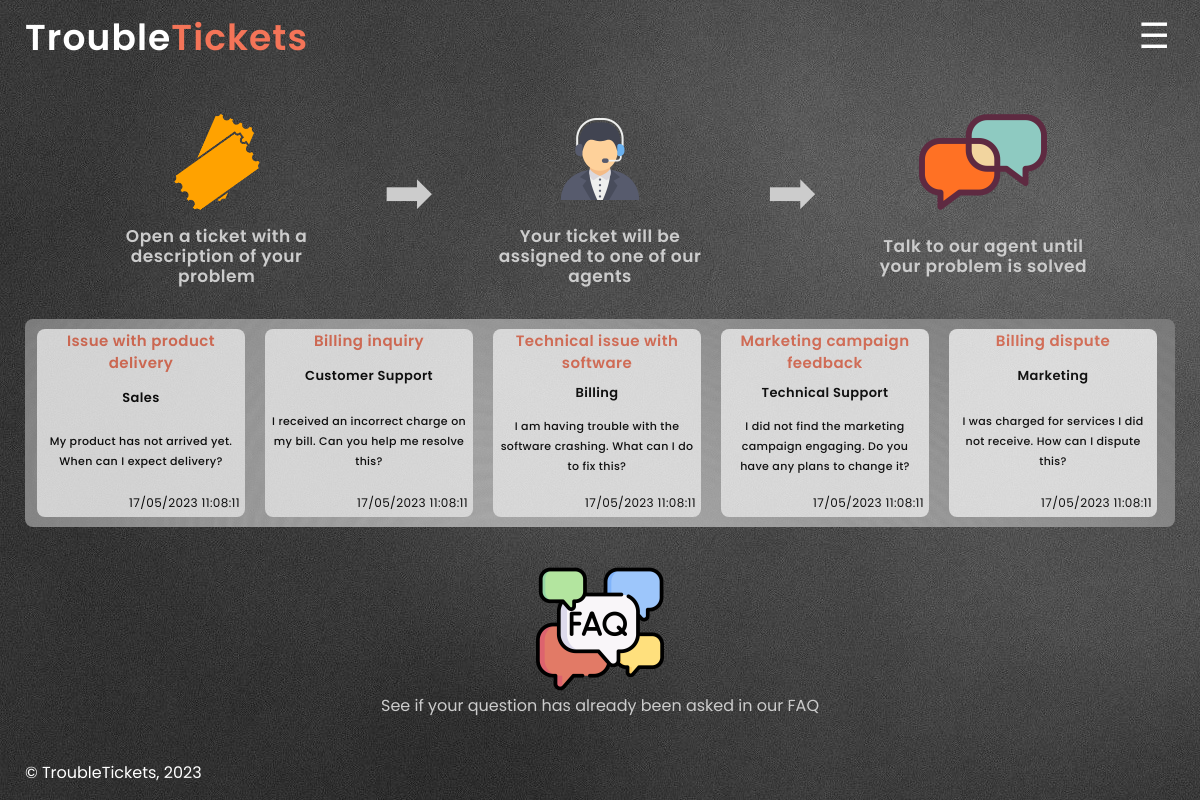
The page /pages/index.php on the database its author committed.
### tables this page shows
CREATE TABLE TICKETS (
ticket_id INTEGER PRIMARY KEY AUTOINCREMENT,
agent_id INTEGER,
client_id INTEGER NOT NULL,
department_id INTEGER NOT NULL,
status VARCHAR(255) CHECK( status IN ('Open','Closed','Not Assigned') ) NOT NULL,
title VARCHAR(255) NOT NULL,
FOREIGN KEY(department_id) REFERENCES DEPARTMENTS(department_id),
FOREIGN KEY(client_id) REFERENCES CLIENTS(client_id),
FOREIGN KEY(agent_id) REFERENCES AGENTS(agent_id)
);

CREATE TABLE DEPARTMENTS (
department_id INTEGER PRIMARY KEY AUTOINCREMENT,
department_name VARCHAR(255) NOT NULL
);

CREATE TABLE MESSAGES (
message_id INTEGER PRIMARY KEY AUTOINCREMENT,
ticket_id INTEGER NOT NULL,
message_content VARCHAR(255) NOT NULL,
date_created TIMESTAMP DEFAULT CURRENT_TIMESTAMP NOT NULL,
client_id INTEGER NOT NULL,
FOREIGN KEY(ticket_id) REFERENCES TICKETS(ticket_id),
FOREIGN KEY(client_id) REFERENCES CLIENTS(client_id)
);

### pages/index.php (called while the page is built, shortened)
<?php declare(strict_types=1);
require_once(__DIR__ . '/../templates/normal.php');
require_once(__DIR__ . '/../templates/main_template.php');
$session = new Session();
output_header($session);
output_main_page($session);
output_footer();
?>

### database/ticket.class.php (called while the page is built, shortened)
<?php
class Ticket
{
    public function __construct(int $id, ?int $agent_id, int $client_id, int $department_id, string $status, string $title)
    {
        $this->id = $id;
        $this->department_id = $department_id;
        $this->title = $title;
    }
    static function getTickets(PDO $db, int $count): array
    {
        $stmt = $db->prepare('SELECT ticket_id, agent_id, client_id, department_id, status, title FROM TICKETS LIMIT ?');
        $stmt->execute(array($count));
        $tickets = array();
        while ($ticket = $stmt->fetch()) {
            $tickets[] = new Ticket(
                $ticket['ticket_id'],
                $ticket['agent_id'] ?? null,
                $ticket['client_id'],
                $ticket['department_id'],
                $ticket['status'],
                $ticket['title']
            );
        }
        return $tickets;
    }
}

### database/department.class.php (called while the page is built, shortened)
<?php
class Department
{
    public function __construct(int $id, string $name)
    {
        $this->name = (string) $name;
    }
    static function getDepartmentById(PDO $db, int $id): ?Department
    {
        $stmt = $db->prepare('SELECT department_id, department_name FROM DEPARTMENTS WHERE department_id = ?');
        $stmt->execute(array($id));
        $department = $stmt->fetch();
        if ($department) {
            return new Department(
                intval($department['department_id']),
                $department['department_name']
            );
        } else {
            return null;
        }
    }
}
?>

### database/messages.class.php (called while the page is built, shortened)
<?php
class Message
{
    public function __construct(int $id, int $ticket_id, int $client_id, string $message, DateTime $date_created)
    {
        $this->ticket_id = $ticket_id;
        $this->message = $message;
        $this->date_created = $date_created;
    }
    static function getMessages(PDO $db, int $count): array
    {
        $stmt = $db->prepare(
            'SELECT message_id, ticket_id, client_id, message_content, date_created FROM MESSAGES LIMIT ?'
        );
        $stmt->execute(array($count));
        $messages = array();
        while ($message = $stmt->fetch()) {
            $messages[] = new Message(
                $message['message_id'],
                $message['ticket_id'],
                $message['client_id'],
                $message['message_content'],
                new DateTime($message['date_created']),
            );
        }
        return $messages;
    }
}
?>

### templates/main_template.php (the view, shortened to what this page needs)
<?php
function output_main_page(Session $session)
{ ?>
    <?php
    require_once(__DIR__ . '/../database/connection.db.php');
    require_once(__DIR__ . '/../database/ticket.class.php');
    require_once(__DIR__ . '/../database/messages.class.php');
    require_once(__DIR__ . '/../database/department.class.php');
    $db = getDataBaseConnection();
    $recentTickets = Ticket::getTickets($db, 10);
    $messages = Message::getMessages($db, 10);
    $message_to_use = new Message(0, 0, 0, '0', new DateTime());
    ?>
    <section id='main-page' class='main-page'>
        <div class='steps'>
            <div class='step'>
                <a href='/pages/newTicket.php'>
                    <img src='/images/ticket.png' alt='ticket image'></a>
                <p>Open a ticket with a description of your problem</p>
            </div>
            <span class='arrow'></span>
            <div class='step'>
                <img src='/images/agent.png' alt='assigned image'>
                <p>Your ticket will be assigned to one of our agents</p>
            </div>
            <span class='arrow'></span>
            <div class='step'>
                <img src='/images/chat.png' alt='chat image'>
                <p>Talk to our agent until your problem is solved</p>
            </div>
        </div>
        <div class='tickets-container'>
            <div class="tickets">
                <?php
                foreach ($recentTickets as $ticket) { ?>
                    <a href="../pages/message.php?id=<?= urlencode(strval($ticket->id)) ?>" class='ticket'>
                        <h4><?php echo $ticket->title
                            ?> </h4>
                        <h5><?php echo Department::getDepartmentById($db, $ticket->department_id)->name; ?></h5>
                        <?php foreach ($messages as $message) {
                            if ($message->ticket_id == $ticket->id) { ?>
                                <p> <?php echo substr($message->message, 0, 200);
                                    $message_to_use = $message; ?></p>
                        <?php break;
                            }
                        } ?>
                        <h6><?php echo  $message_to_use->date_created->format('d/m/Y H:i:s') ?></h6>
                    </a>
                <?php } ?>
            </div>
        </div>
        <article class='faq'>
            <a href='../pages/faq.php'><img src='/images/faq.png' alt='ticket image'></a>
            <a href='../pages/faq.php'>See if your question has already been asked in our FAQ</a>
        </article>
    </section>
<?php
}
?>

### templates/normal.php (shortened to what this page needs)
<?php
function output_header(Session $session)
{ ?>
  <!DOCTYPE html>
  <html lang="en-US">
  <head>
    <link href="../css/style.css" rel="stylesheet">
    <link href="../css/text.css" rel="stylesheet">
    <link href="../css/layout.css" rel="stylesheet">
    <link href="../css/responsive.css" rel="stylesheet">
  </head>
  <body>
    <header>
      <h1><a href="../pages/index.php">Trouble</a><a href="../pages/index.php">Tickets</a></h1>
    </header>
    <label class="sidebar" for="sidebar"></label>
  <?php } ?>
  <?php
  function output_footer()
  { ?>
    <footer>
      <p>&copy; TroubleTickets, 2023</p>
    </footer>
  </body>
  </html>
<?php } ?>

### css/style.css (style rules this page uses)
* { max-width: 100%; max-height: 100%; }
html, body { background-image: url('/images/grey.jpg'); }
header>h1>a:first-child { color: #ffffff; }
header>h1>a:last-of-type { color: #F47458; }
a { text-decoration: none; align-self: center; }
.sidebar::after { content: "\2630"; color: white; font-size: 35px; }
div.tickets { background-image: url('/images/lightgrey.jpg'); background-size: cover; background-repeat: no-repeat; background-position: center center; border-radius: 8px; }
a.ticket { background-color: #FFFFFF; }
div.step { background-size: cover; background-repeat: no-repeat; background-position: center center; border-radius: 8px; }
div.step { width: 30em; }
div.step img, article.faq img { display: flex; height: 8em; width: 8em; margin-left: auto; margin-right: auto; }
article.faq a { margin: auto; color: #cccccc; word-wrap: break-word; text-align: center; width: 75%; }
span.arrow::after { content: "\27A1"; color: #cccccc; }
span.arrow { align-self: center; font-size: 60px; padding: 10px; }
div.step p { margin: auto; color: #cccccc; word-wrap: break-word; text-align: center; width: 75%; }
label { cursor: pointer; }
section { padding-left: 25px; padding-top: 15px; }
div.tickets { border-radius: 8px; background-color: #CFCFCF; opacity: 78%; }
a.ticket { background-color: white; border-radius: 8px; }
a.ticket h4 { margin: 1px; text-align: center; color: #F47458; }
a.ticket p { margin: auto; margin-left: 5px; margin-right: 5px; ; color: black; word-wrap: break-word; text-align: center; }
a.ticket h5 { margin: auto; text-align: center; color: #000000; }
a.ticket h6 { display: flex; margin-right: 5px; margin-bottom: 4px; margin-top: 10px; color: black; word-wrap: break-word; justify-content: end; }
footer { color: white; }
.tickets-container .tickets { overflow: hidden; width: auto; }
.tickets-container { position: relative; margin-right: 25px; margin-left: 25px; }

### css/text.css (style rules this page uses)
* { font-family: 'Poppins', sans-serif; font-style: normal; }
header>h1 { font-weight: 600; font-size: 36px; line-height: 22px; letter-spacing: 0.03em; }
section p { font-weight: 600; font-size: 17px; line-height: 20px; letter-spacing: 0.03em; }
h4 { font-weight: 600; font-size: 18px; line-height: 22px; letter-spacing: 0.03em; }
a.ticket h4 { font-weight: 600; font-size: 15px; line-height: 22px; letter-spacing: 0.03em; }
a.ticket h5 { font-weight: 600; font-size: 13px; line-height: 22px; letter-spacing: 0.03em; }
a.ticket p { font-weight: 500; font-size: 11px; line-height: 20px; letter-spacing: 0.03em; }
a.ticket h6 { font-weight: 400; font-size: 12px; line-height: 20px; letter-spacing: 0.03em; }
footer { font-weight: 400; font-size: 16px; line-height: 22px; }

### css/layout.css (style rules this page uses)
body { display: grid; grid-template-columns: 75% 10% 15%; grid-template-rows: 0.7fr 1fr 1fr 5.5fr 0.8fr; max-width: 120em; min-width: 20em; margin: 0 auto; max-height: 100%; min-height: 100vh; overflow-x: hidden; overflow-y: auto; }
header { display: flex; grid-row: 1/2; }
header>h1 { display: flex; justify-content: left; align-items: end; margin-bottom: 10px; margin-left: 25px; }
input#sidebar:not(:checked)+.sidebar { display: flex; grid-column: 2/-1; grid-row: 1/2; justify-self: end; align-self: end; padding-right: 30px; }
section { display: flex; flex-direction: column; grid-column: 1/-1; grid-row: 2/5; }
section#main-page { padding-left: 0px; }
section#main-page div.steps { display: flex; flex-direction: row; margin-right: auto; margin-left: auto; justify-content: space-between; width: 90%; margin-top: auto; margin-bottom: auto; }
section#main-page div.step { display: flex; flex-direction: column; padding: 10px; }
section#main-page div.tickets-container { margin-top: auto; margin-bottom: auto; margin-left: 25px; }
article.faq { display: flex; flex-direction: column; margin-top: auto; margin-bottom: auto; padding-top:15px; }
article.faq a { margin-right: auto; margin-left: auto; }
div.tickets { display: flex; min-height: 10em; align-items: center; height: 13em; scroll-behavior: smooth; }
a.ticket { display: flex; flex-direction: column; margin: 8px; margin-left: 12px; width: 13em; height: 90%; flex: 0 0 auto; }
footer { display: inline-flex; width: 100%; grid-row: 5/-1; grid-column: 1/2; justify-self: left; align-self: end; padding-left: 25px; }
footer p { height: 100%; display: flex; justify-content: left; align-items: flex-end; }

### rows shown on the page
tickets: title "Issue with product delivery", department.department_name "Sales", format "17/05/2023 11:08:11"
messages: message_content "My product has not arrived yet. When can I expect delivery?"
tickets: title "Billing inquiry", department.department_name "Customer Support", format "17/05/2023 11:08:11"
messages: message_content "I received an incorrect charge on my bill. Can you help me resolve this?"
tickets: title "Technical issue with software", department.department_name "Billing", format "17/05/2023 11:08:11"
messages: message_content "I am having trouble with the software crashing. What can I do to fix this?"
tickets: title "Marketing campaign feedback", department.department_name "Technical Support", format "17/05/2023 11:08:11"
messages: message_content "I did not find the marketing campaign engaging. Do you have any plans to change it?"
tickets: title "Billing dispute", department.department_name "Marketing", format "17/05/2023 11:08:11"
messages: message_content "I was charged for services I did not receive. How can I dispute this?"
